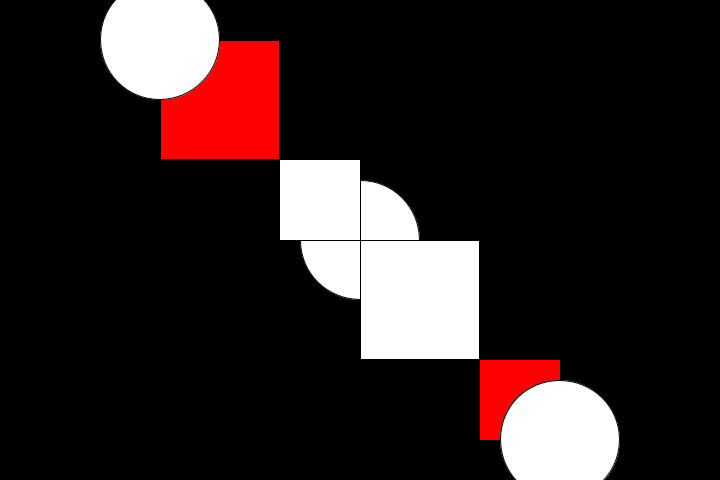
Frame 1 (no input)
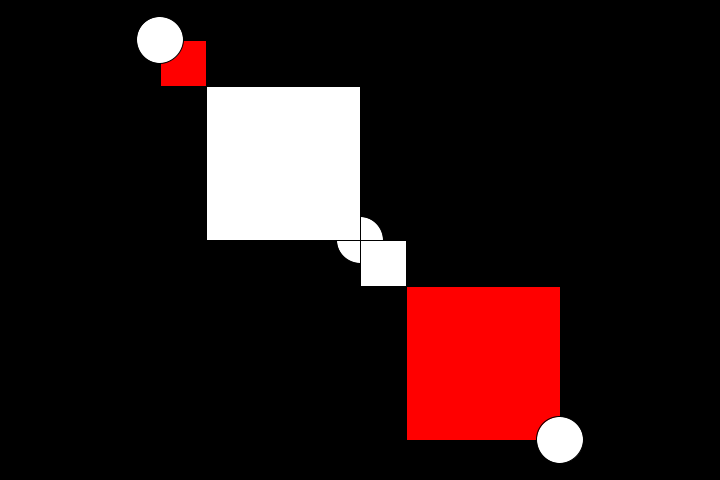
Frame 60 (the mouse pressed at the canvas centre just before this capture)
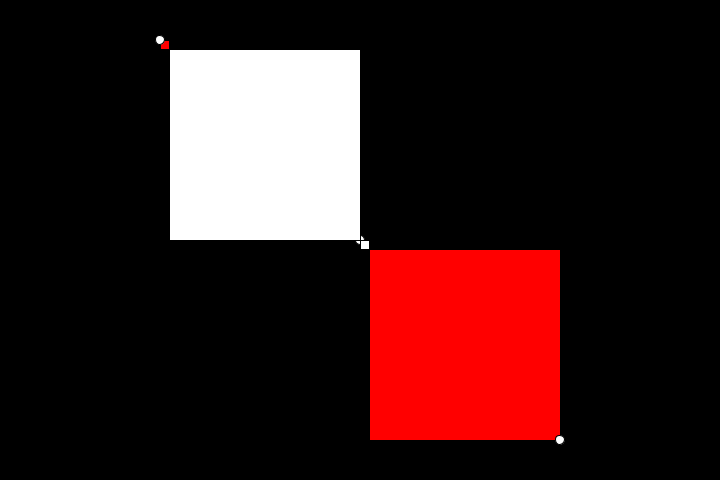
Frame 120 (the mouse held since frame 60 and released just before this capture)

The Processing sketch that drew these frames (run headless with seeded random() and noise(); from frame 60 on, the mouse is pressed at the canvas centre):

// Processing sketch: patterm17
// ── patterm17.pde
void setup()
{
  size(720,480);
}

void draw()
{
  background(0);
  fill(255);
  float speed = 0.20;
  // use this to determine speed
  //speed = 100./(mouseX+1);
  //println(speed);
  float delta = sin(frameCount*speed)*100;
  translate(width/2, height/2);
  square(0,0,100+delta);
  
  fill(255);
  circle (0,0,100+delta);
  fill(255,0,0);
  square(200,200,-100+delta);
  fill(255);
  square(0,0,100+delta);
  fill(255,0,0);
  square(-200,-200,100+delta);
  fill(255);
  square(0,0,-100+delta);
  
  fill(255);
   circle (200,200,100+delta);
    circle(-200,-200,100+delta);

  
}
